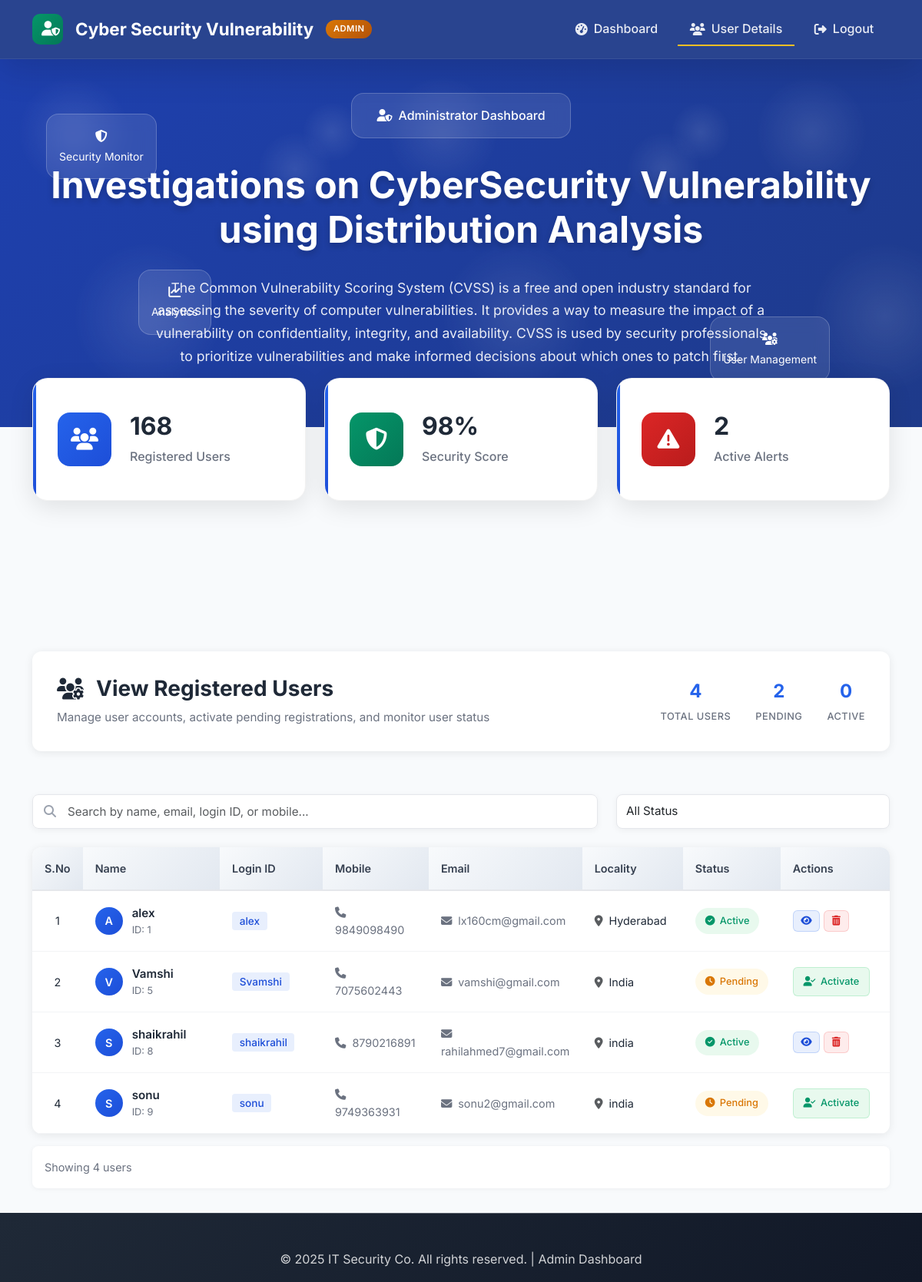
Page /RegisterUsersView/ on the committed database.
### users/models.py (models this page shows, shortened)
class UserRegistrationModel(models.Model):
    name = models.CharField(max_length=100)
    loginid = models.CharField(unique=True, max_length=100)
    password = models.CharField(max_length=100)
    mobile = models.CharField(unique=True, max_length=100)
    email = models.CharField(unique=True, max_length=100)
    locality = models.CharField(max_length=100)
    address = models.CharField(max_length=1000)
    city = models.CharField(max_length=100)
    state = models.CharField(max_length=100)
    status = models.CharField(max_length=100)
    class Meta:
        db_table = 'UserRegistrations'

### admins/views.py (the view)
# urls.py: path('RegisterUsersView/', admins.RegisterUsersView, name='RegisterUsersView'),
def RegisterUsersView(request):
    data = UserRegistrationModel.objects.all()
    return render(request, 'admins/viewregisterusers.html', {'data': data})

### assets/templates/admins/viewregisterusers.html (shortened to what this page needs)
{%extends 'admins/adminbase.html'%}
{%block contents%}
<section class="admin-users-section">
    <div class="container">
        <div class="row mb-4">
            <div class="col-12">
                <div class="page-header">
                    <div class="header-content">
                        <h2 class="page-title">
                            <i class="fas fa-users-cog me-3"></i>
                            View Registered Users
                        </h2>
                        <p class="page-subtitle">Manage user accounts, activate pending registrations, and monitor user status</p>
                    </div>
                    <div class="header-stats">
                        <div class="stat-item">
                            <span class="stat-number" id="totalUsers">{{ data|length }}</span>
                            <span class="stat-label">Total Users</span>
                        </div>
                        <div class="stat-item">
                            <span class="stat-number" id="pendingUsers">0</span>
                            <span class="stat-label">Pending</span>
                        </div>
                        <div class="stat-item">
                            <span class="stat-number" id="activeUsers">0</span>
                            <span class="stat-label">Active</span>
                        </div>
                    </div>
                </div>
            </div>
        </div>
        <div class="row mb-4">
            <div class="col-md-8">
                <div class="search-box">
                    <i class="fas fa-search search-icon"></i>
                    <input type="text" class="form-control" id="searchInput" placeholder="Search by name, email, login ID, or mobile...">
                </div>
            </div>
            <div class="col-md-4">
                <select class="form-select" id="statusFilter">
                    <option value="">All Status</option>
                </select>
            </div>
        </div>
        <div class="row">
            <div class="col-12">
                <div class="table-container">
                    <div class="table-responsive">
                        <table class="users-table">
                            <thead>
                                <tr>
                                    <th width="60">S.No</th>
                                    <th width="200">Name</th>
                                    <th width="150">Login ID</th>
                                    <th width="150">Mobile</th>
                                    <th width="200">Email</th>
                                    <th width="150">Locality</th>
                                    <th width="120">Status</th>
                                    <th width="150">Actions</th>
                                </tr>
                            </thead>
                            <tbody id="usersTableBody">
                                {% for i in data %}
                                <tr class="user-row" data-status="{{ i.status }}">
                                    <td class="text-center">{{ forloop.counter }}</td>
                                    <td>
                                        <div class="user-info">
                                            <div class="user-avatar">
                                                {{ i.name|first|upper }}
                                            </div>
                                            <div class="user-details">
                                                <div class="user-name">{{ i.name }}</div>
                                                <div class="user-id">ID: {{ i.id }}</div>
                                            </div>
                                        </div>
                                    </td>
                                    <td>
                                        <span class="login-id">{{ i.loginid }}</span>
                                    </td>
                                    <td>
                                        <a href="tel:{{ i.mobile }}" class="contact-link">
                                            <i class="fas fa-phone me-2"></i>{{ i.mobile }}
                                        </a>
                                    </td>
                                    <td>
                                        <a href="mailto:{{ i.email }}" class="contact-link">
                                            <i class="fas fa-envelope me-2"></i>{{ i.email }}
                                        </a>
                                    </td>
                                    <td>
                                        <i class="fas fa-map-marker-alt me-2 text-muted"></i>{{ i.locality }}
                                    </td>
                                    <td>
                                        {% if i.status == 'waiting' %}
                                        <span class="status-badge pending">
                                            <i class="fas fa-clock"></i>
                                            Pending
                                        </span>
                                        {% else %}
                                        <span class="status-badge active">
                                            <i class="fas fa-check-circle"></i>
                                            Active
                                        </span>
                                        {% endif %}
                                    </td>
                                    <td>
                                        {% if i.status == 'waiting' %}
                                        <a href="/ActivaUsers/?uid={{ i.id }}"
                                           class="btn-action activate"
                                           onclick="return confirm('Are you sure you want to activate {{ i.name }}?')">
                                            <i class="fas fa-user-check"></i>
                                            Activate
                                        </a>
                                        {% else %}
                                        <div class="action-group">
                                            <button class="btn-action view" onclick="showUserInfo('{{ i.name }}', '{{ i.email }}', '{{ i.mobile }}', '{{ i.locality }}')">
                                                <i class="fas fa-eye"></i>
                                            </button>
                                            <a href="/DeleteUsers/?uid={{ i.id }}"
                                               class="btn-action delete"
                                               onclick="return confirm('Are you sure you want to delete {{ i.name }}? This action cannot be undone.')">
                                                <i class="fas fa-trash-alt"></i>
                                            </a>
                                        </div>
                                        {% endif %}
                                    </td>
                                </tr>
                                {% endfor %}
                            </tbody>
                        </table>
                    </div>
                </div>
            </div>
        </div>
        <div class="row mt-3">
            <div class="col-12">
                <div class="results-info">
                    <span id="resultsText">Showing {{ data|length }} users</span>
                </div>
            </div>
        </div>
    </div>
</section>
{%endblock%}

### assets/templates/admins/adminbase.html (shortened to what this page needs)
{%load static%}
<!DOCTYPE html>
<html lang="en">
<head>
    <link href="https://cdnjs.cloudflare.com/ajax/libs/bootstrap/5.3.0/css/bootstrap.min.css" rel="stylesheet">
    <link href="https://cdnjs.cloudflare.com/ajax/libs/font-awesome/6.4.0/css/all.min.css" rel="stylesheet">
</head>
<body>
    <nav class="navbar navbar-expand-lg" id="adminNavbar">
        <div class="container">
            <a class="navbar-brand" href="#">
                Cyber Security Vulnerability
                <span class="admin-badge">Admin</span>
            </a>
            <div class="collapse navbar-collapse" id="navbarNav">
                <ul class="navbar-nav ms-auto">
                    <li class="nav-item">
                        <a class="nav-link active" href="{% url 'AdminHome' %}">
                            <i class="fas fa-tachometer-alt"></i>Dashboard
                        </a>
                    </li>
                    <li class="nav-item">
                        <a class="nav-link" href="{% url 'RegisterUsersView' %}">
                            <i class="fas fa-users"></i>User Details
                        </a>
                    </li>
                    <li class="nav-item">
                        <a class="nav-link" href="{% url 'index' %}">
                            <i class="fas fa-sign-out-alt"></i>Logout
                        </a>
                    </li>
                </ul>
            </div>
        </div>
    </nav>
    <header class="hero">
        <div class="floating-admin-elements">
            <div class="floating-admin-card">
                <i class="fas fa-shield-alt"></i>
                <div><small>Security Monitor</small></div>
            </div>
            <div class="floating-admin-card">
                <i class="fas fa-users-cog"></i>
                <div><small>User Management</small></div>
            </div>
            <div class="floating-admin-card">
                <i class="fas fa-chart-line"></i>
                <div><small>Analytics</small></div>
            </div>
        </div>
        <div class="container hero-content">
            <div class="admin-welcome">
                <i class="fas fa-user-shield me-2"></i>Administrator Dashboard
            </div>
            <h2 class="display-5">Investigations on CyberSecurity Vulnerability using Distribution Analysis</h2>
            <p class="lead">
                The Common Vulnerability Scoring System (CVSS) is a free and open industry standard for assessing the
                severity of computer vulnerabilities. It provides a way to measure the impact of a vulnerability on
                confidentiality, integrity, and availability. CVSS is used by security professionals to prioritize
                vulnerabilities and make informed decisions about which ones to patch first.
            </p>
        </div>
    </header>
    <section class="admin-stats">
        <div class="container">
            <div class="row">
                <div class="col-md-4 mb-4">
                    <div class="admin-stat-card">
                        <div class="stat-icon users">
                            <i class="fas fa-users"></i>
                        </div>
                        <div class="stat-info">
                            <h3 id="userCount">0</h3>
                            <p>Registered Users</p>
                        </div>
                    </div>
                </div>
                <div class="col-md-4 mb-4">
                    <div class="admin-stat-card">
                        <div class="stat-icon security">
                            <i class="fas fa-shield-alt"></i>
                        </div>
                        <div class="stat-info">
                            <h3 id="securityScore">98%</h3>
                            <p>Security Score</p>
                        </div>
                    </div>
                </div>
                <div class="col-md-4 mb-4">
                    <div class="admin-stat-card">
                        <div class="stat-icon alerts">
                            <i class="fas fa-exclamation-triangle"></i>
                        </div>
                        <div class="stat-info">
                            <h3 id="activeAlerts">0</h3>
                            <p>Active Alerts</p>
                        </div>
                    </div>
                </div>
            </div>
        </div>
    </section>
    <div class="content-wrapper">
        {%block contents%}
        {%endblock%}
    </div>
    <footer class="footer text-center">
        <div class="container">
            <div class="row">
                <div class="col-12">
                    <p class="mb-0">&copy; 2025 IT Security Co. All rights reserved. | Admin Dashboard</p>
                </div>
            </div>
        </div>
    </footer>
</body>
</html>

### rows in the picture
UserRegistrationModel: name|first "A", name "alex", id "1", loginid "alex", mobile "9849098490", email "lx160cm@gmail.com", locality "Hyderabad", status "activated" (drawn)
UserRegistrationModel: name|first "V", name "Vamshi", id "5", loginid "Svamshi", mobile "7075602443", email "vamshi@gmail.com", locality "India", status "waiting" (drawn)
UserRegistrationModel: name|first "S", name "shaikrahil", id "8", loginid "shaikrahil", mobile "8790216891", email "rahilahmed7@gmail.com", locality "india", status "activated" (drawn)
UserRegistrationModel: name|first "S", name "sonu", id "9", loginid "sonu", mobile "9749363931", email "sonu2@gmail.com", locality "india", status "waiting" (drawn)

### other values in the picture
{{ data|length }} "4"
